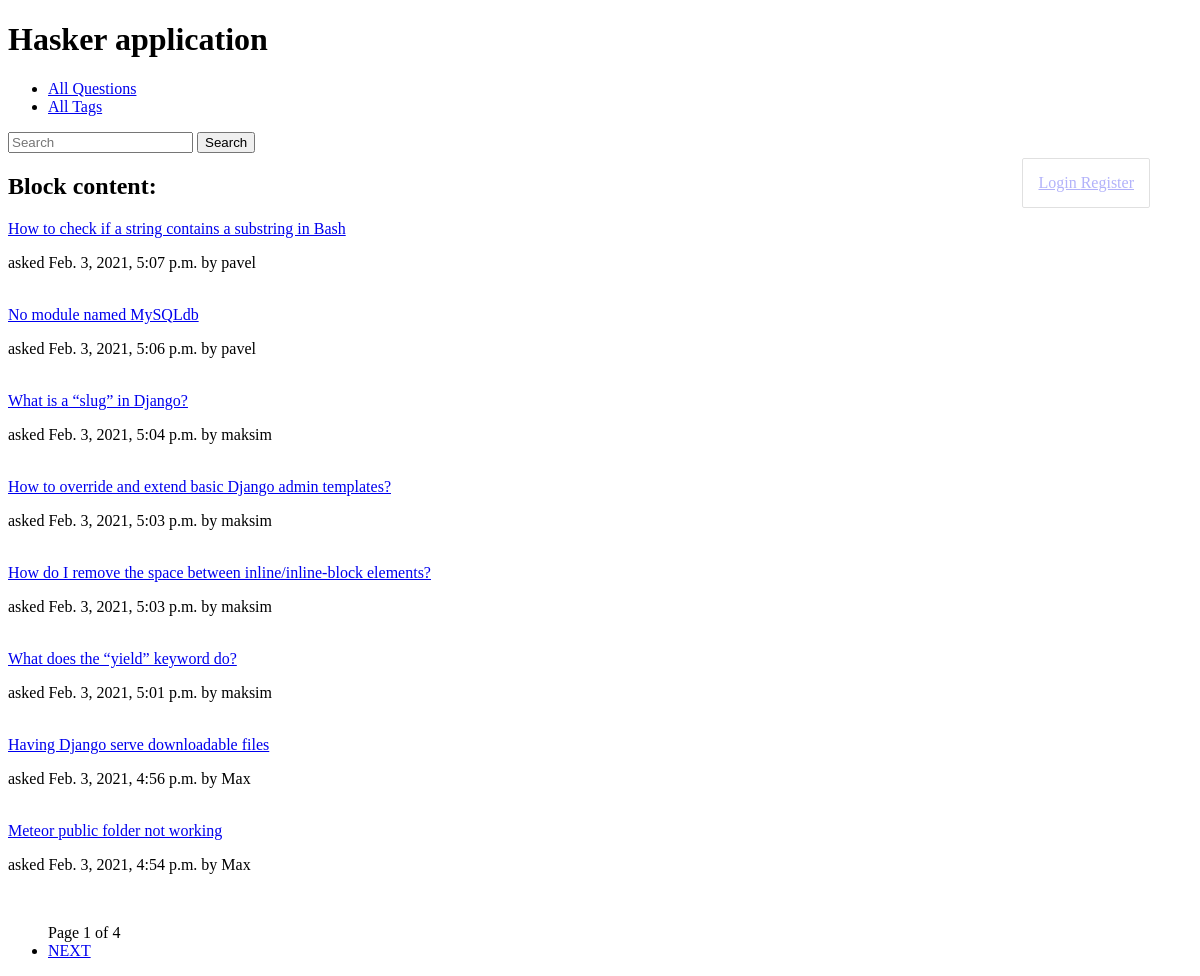
The app's page /, older data.
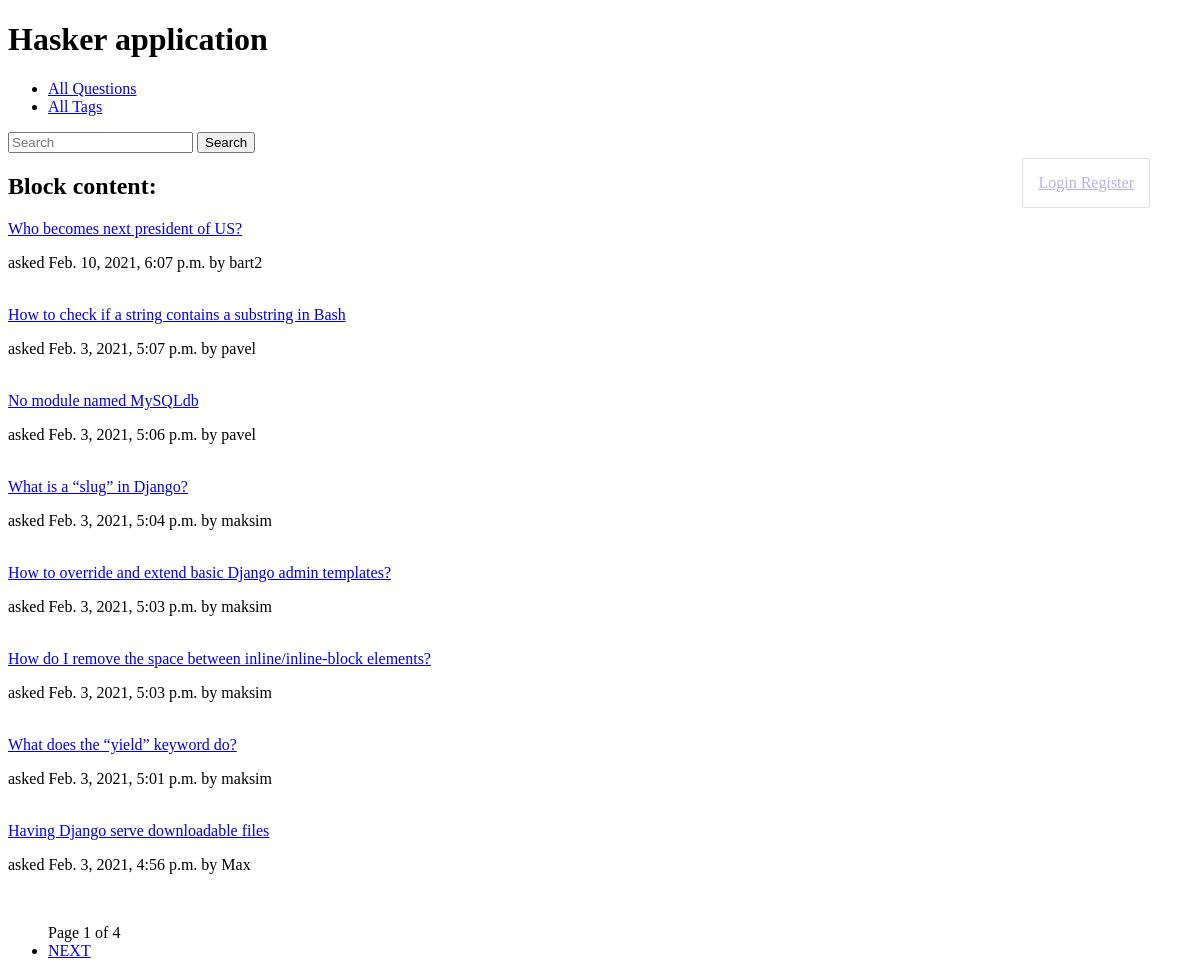
The same page, newer data.
### hasker/models.py (models this page shows, shortened)
class Question(models.Model):
    author = models.ForeignKey(User, on_delete=models.CASCADE)
    title = models.CharField(max_length=150, db_index=True)
    slug = models.SlugField(max_length=150, blank=True, unique=True)
    content = models.TextField(blank=False, db_index=True)
    tags = models.ManyToManyField('Tag', blank=True, related_name='questions')
    date_create = models.DateTimeField(auto_now_add=True)
    def get_absolute_url(self):
        return reverse('question_detail_url', kwargs={'slug': self.slug})
    class Meta:
        ordering = ['-date_create']

### hasker/views.py (the view)
# urls.py: path('', IndexView.as_view(), name='questions_list_url'),
class IndexView(generic.ListView):
    template_name = 'hasker/index.html'
    context_object_name = 'questions'
    paginate_by = 8
    def get_queryset(self):
        search_query = self.request.GET.get('search', '')
        if search_query:
            return Question.objects.filter(Q(title__icontains=search_query) | Q(content__icontains=search_query))
        return Question.objects.all()

### hasker/templates/hasker/index.html (shortened to what this page needs)
{% extends 'hasker/base_hasker.html' %}
{% block content %}
    <h2>Block content:</h2>
    {% for question in questions %}
        <div>
            <a href="{{ question.get_absolute_url }}" >{{ question.title }} </a>
            <p> asked {{ question.date_create }} by {{ question.author }} </p>
            <br>
        </div>
    {% endfor %}
{% endblock %}

Row changes from the older to the newer data that the page shows:
no longer on this page (row unchanged): Question: title "Meteor public folder not working", date_create "Feb. 3, 2021, 4:54 p.m.", author "Max"
added Question: title "Who becomes next president of US?", date_create "Feb. 10, 2021, 6:07 p.m.", author "bart2"
